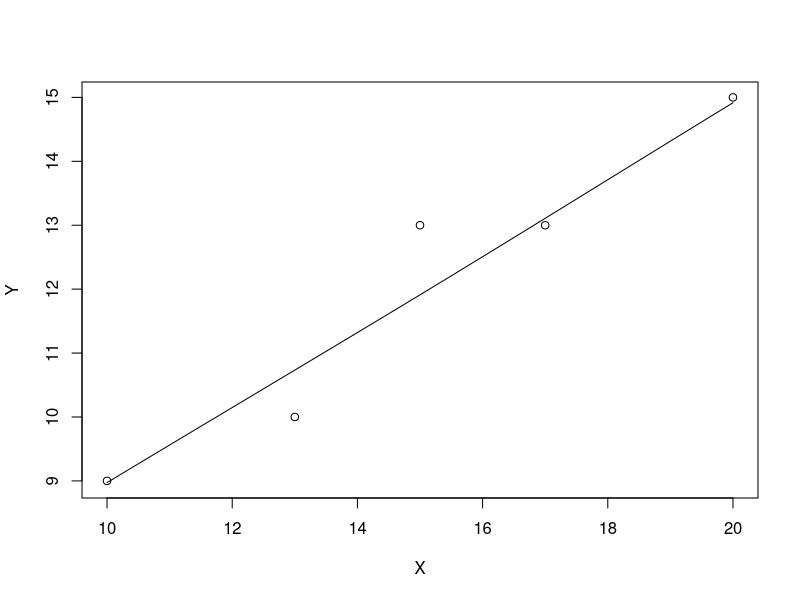
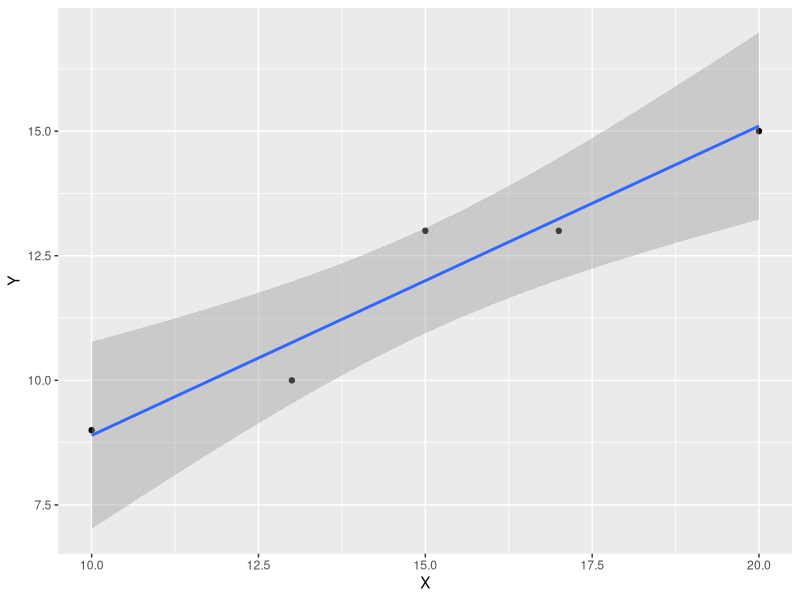

These figures' R source, in order:
###Exercício 5 da Apostila 2

#amostra de 5 casais foi colhida em um determinado bairro
#e seus salarios anuais(em milhares de reais) estao na tabela abaixo
#X = Homem e Y = Mulher

amostra <- data.frame(
  X=c(10,13,15,17,20),
  Y=c(9,10,13,13,15)
  )
t(amostra)

#(5.1)Salario anual medio dos homens
mean(amostra$X)
#Desvio padrao do salario anual dos homens
sd(amostra$X)

#(5.1)Salario anual medio das mulheres
#Desvio padrao do salario anual das mulheres
mean(amostra$Y)
sd(amostra$Y)

#(5.3)Construa o diagrama de dispersão
scatter.smooth(amostra, span = 3)

#(5.4)Encontre a correlação entre o salario anual dos homens e das mulheres
cor(amostra$X, amostra$Y)
cor.test(amostra$X,amostra$Y)
###cor = 0.9649013
#correlação positiva forte

#(5.5)Salario medio familiar e a variancia
mean((amostra$X+amostra$Y)/2)
var(amostra$X, y=amostra$Y)

#(5.6)Se x é descontado em 8% e y em 6%
#salario anual médio e a variancia?
salario <- data.frame(
  X = c(amostra$X*0.92),
  Y = c(amostra$Y*0.94)
)
t(salario)
mean((salario$X+salario$Y)/2)
var(salario$X, y=salario$Y)

#(6.1)Equação da regressão linear
#(6.2)Faça uma previsao de quanto ganharia uma mulher cujo 
#homem está ganhando 22000 anuais

lm(amostra$Y ~ amostra$X)
#Y = a +bX
# a = (Intercept) ou (coeficiente angular - parâmetro da regressão)
# b = amostra$x ou (coeficiente linear)

###Equação da regressão linear###
#Y = 2.6897 + 0.6207*X
y <- 2.6897 + (0.6207*22000)
y
#Interpretação
#Como os valores de salários estão em ordem de milhares de reais
#Para um salário do homem no valor igual a "0"
#Temos que uma mulher tem um salário 
#no valor de 2.6887*1000 = 2688,70

#E para um salário do homem = 1000
#Temos um salário da mulher igual => 2.6897 + (0.6207*1000)
# Y => 623.3897

#(6.3) Determine o erro padrão da regressão
model <-lm(amostra$Y ~ amostra$X)
summary(model)

#In summary(), 
# we got the Estimate Std. Error, (SE)
# Which defines the accuracy of beta coefficients,
# For a given beta coefficient, the SE reflects
# how the coefficient varies under repeated sampling
# It can be used to compute the confidence interval and the t-statistic


#Regression line - Study

#Regression line - utilizando ggplot2
#linhas abaixos retirados do livro Practical Statistics for Data Scientists
library(ggplot2)
ggplot(amostra, aes(X,Y)) + geom_point() + stat_smooth(method = "lm")  

###OBS in ggplot: if you get the error "invalid graphics state"
#try to run
dev.off()

#how to check the quality of linear regression model
model <- lm(amostra$Y ~ amostra$X)
model <- lm(salario$Y ~ salario$X)
summary(model)

#Call = shows the function call used to compute regression model
#
#Residuals = Provide a quick view of the distribution of the residuals
#             which by definition have a mean zero. Therefore, the median 
#              should not be far from zero, and the minimun and maximum should
#               be roughly equal in absolute value
#
#Coeficients = Shows the regression beta coefficients and their statistical signigicance.
#               Predictor variables, that are significantly associated to the outcome variable
#                 are marked by stars
#
# *Residual standard error (RSE) - The average variation of point around the fitted regression line
#                   ###the lower the RSE, the better it is###
# *R-squared(R2)
# *F-stastistic 
###   these three are metrics that are used to check how weel the model fits to our data

#Coeficients:
##Estimate Std.Error = the standard errors(SE), 
#   which defines the accuracy of beta coefficients.
#     for a given beta coefficient, the SE reflects how the coefficient varies
#       under repeated sampling, it can be used to compute the confidence intervals 
#         and the t-statistic.
#
#t-statistic and the associated p-value,
#   which defines the statistical significance of the beta coefficients
#

####t-statistic and p-values####
#   For a given predictor, 
#   the t-statistic (and its associated p-value) tests
#   wheter or not there is a statistically significant relationship
#   between a given predictor and the outcome variable, That is
#   the beta coefficient of the predictor is signicantly
#   different from zero.

####The statistical hypotheses are as follow:
#   *Null Hypothesis (H0): the coefficients are equal to zero
#     (i.e., no relationship between x and y)
#   *Alternative Hypothesis (Ha): the coefficients are not equal to zero
#     (i.e., there is some relationship between x and y)

####t-statistic => t = (b - 0)/SE(b)
#     measures the number of standard deviations that b is away from 0,
#     Thus a large t-statistic will produce a small p-value.
#
######   The higher t-statistic (and the lower the p-value),#####
######      the more significant the predictor              #####

#the symbol to the right visually specifies the level o significance
######    one star means 0.01 < p < 0.05                    #####
#       The more the stars beside the variable's p-value    #
#       The more significant the variable                   #

###### The t-statistic is a very useful guide for whether or not
#       to include a predictor in a model.

#     High t-statistics (which go with low p-values near 0)
#     indicate that a predictor should be retained in a model,
#     while very low t-statistics indicate a predictor could be dropped.